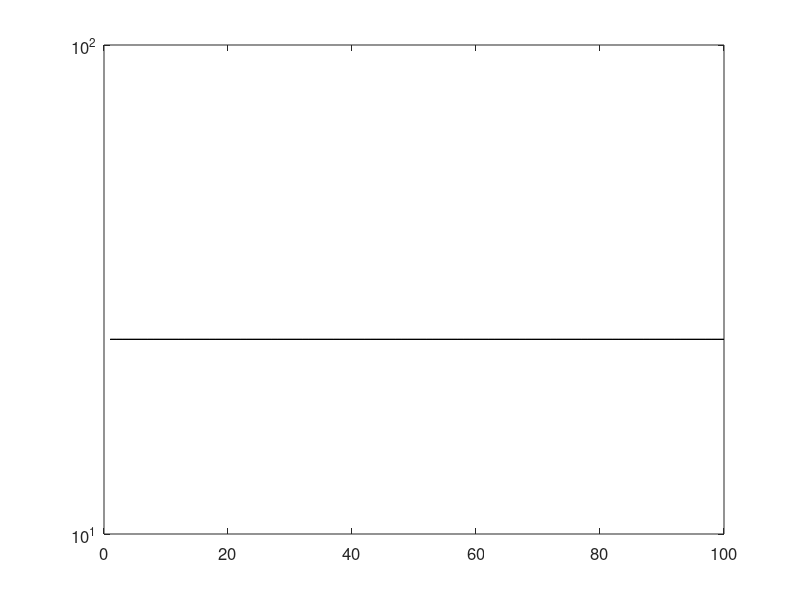

Reproduce this figure in MATLAB. (Note: this script raises an error after producing the figure.)
%%
clear
%%
path=('beta_init2/');
files = dir(path);
fileIndex = find(~[files.isdir]);
fileNames={}; dataFiles = {};
realSizeFileName={}; realSizeFiles={};
for i = 1:length(fileIndex)
    fileName = files(fileIndex(i)).name;
    if fileName(1) == '.'       
        continue; 
    elseif fileName(end-3:end) == '.mat'
        fileNames{end+1} = files(fileIndex(i)).name;
    end
end

for i=1:numel(fileNames)
    dataFiles{i} = importdata([path fileNames{i}]);
end

%%
%N20, M768, k32

colorList = [   [0.301,  0.745,  0.933]; 
                [0.000,  0.447,  0.741]; 
                [0.850,  0.325,  0.098]; 
                [0.929,  0.694,  0.125]; 
                [0.466,  0.674,  0.188]];

experiments = {{},{},{},{},{}};

for expIdx=1:numel(experiments)
    experiments{expIdx}.beta = [];
    experiments{expIdx}.error = [];
%     experiments{expIdx}.testError = [];
    experiments{expIdx}.SNR = [];
    experiments{expIdx}.convergence = [];
    experiments{expIdx}.norm = [];    
    
end
            
for file=dataFiles
    data1 = file{:};
    expIdx = 0;
    switch data1.exp
        case '100100100'
%             continue
            expIdx = 1;
        case '10010020'
            expIdx = 2;
        case '1002020'
            expIdx = 3;
        case '2010020'
            expIdx = 4;
        case '2076832'
            expIdx = 5;
    end
    
    experiments{expIdx}.description = data1.description;
    experiments{expIdx}.title = data1.titleDescription;
    experiments{expIdx}.beta = [experiments{expIdx}.beta; data1.beta];
    experiments{expIdx}.error = [experiments{expIdx}.error; data1.error];
%     experiments{expIdx}.testError = [experiments{expIdx}.testError; data1.error_test];
    experiments{expIdx}.SNR = [experiments{expIdx}.SNR; data1.SNR];
    experiments{expIdx}.color = colorList(expIdx,:);
%     experiments{expIdx}.convergence = [experiments{expIdx}.convergence; data1.convergence];
    experiments{expIdx}.norm = [experiments{expIdx}.norm; data1.w_true_norm];
    
    convergence = zeros(100,100);
    for k=1:size(data1.llh,1)
        for l=1:size(data1.llh,2)
            convergence(k,l) = size(data1.llh{k,l},2);
        end
    end
    experiments{expIdx}.convergence = [experiments{expIdx}.convergence; convergence];
end

experiments(1)=[];

iterations = 1000;
intraIterations = 100;
model.beta = 25;

%%

figure(1);
for exp = experiments
    exp = exp{:};
    plot(mean(exp.beta,1)), hold on;
    plot(ones(intraIterations,1)*model.beta, 'k');
end
set(gca,'fontsize',12);
set(gca, 'YScale', 'log');
hold off;

%%
ticks=1:size(experiments{1}.beta,2);
tickLabels = {'1e-4','1e-3','1e-2','1e-1','1e0','1e1','1e2','1e3','1e4'};
% tickLabels = strsplit(int2str(ticks*10));
figure(2);
for exp = experiments
    exp = exp{:};
    plot(mean(exp.error,1), 'Color', exp.color); hold on;
%     plot(mean(exp.testError,1), 'Color', exp.color);
    exp.title;
end
title('TNMSE of parameters as a function of chosen \beta, L = 1.');
set(gca,'fontsize',12);
set(gca,'XTickLabels',tickLabels);
set(gca, 'YScale', 'log');
xlabel('\beta');
ylabel('MSE');
legend('N100,M100,k20', 'N100,M20,k20','N20,M100,k20','N20,M768,k32');
% legend('N100,M100,k100,Train', 'N100,M100,k100,Test', 'N100,M100,k20,Train', 'N100,M100,k20,Test', 'N100,M20,k20,Train','N100,M20,k20,Test','N20,M100,k20,Train','N20,M100,k20,Test');
figure(2),hold off;

%%

figure(3);
for exp = experiments
    exp = exp{:};
    plot(mean(exp.SNR,1), 'Color', exp.color); hold on;
end
title('SNR');
set(gca,'fontsize',12);
set(gca, 'YScale', 'log');
legend('N100,M100,k20', 'N100,M20,k20','N20,M100,k20','N20,M768,k32');
hold off;

%%

figure(4);
for exp = experiments
    exp = exp{:};
    plot(mean(exp.convergence,1), 'Color', exp.color); hold on;
end
title('Iterations before converging');
set(gca,'fontsize',12);
set(gca, 'YScale', 'log');
legend('N100,M100,k20', 'N100,M20,k20','N20,M100,k20','N20,M768,k32');
hold off;

%% 

figure(1);
subplot(2,1,1);
plot(mean(data.beta,1)), hold on;
plot(ones(intraIterations,1)*model.beta, 'k');
hold off;
set(gca, 'YScale', 'log');
% set(gca,'XTick',ticks, 'XTickLabel',tickLabels);
set(gca,'fontsize',12);
xlabel('Number of basis functions');
title('\beta_{EA} as a function of number of basis functions. N = 100.');
ylabel('\beta_{EA}');
% xlim([1 38]);
legend('M-ARD', 'True');
% legend('Evidence approximation', 'True', 'Dense model, fixed \beta', 'Sparse model, fixed \beta', 'True', 'location', 'NorthEast');
% legend('lambda = 0.01', 'lambda = 0.1', 'lambda = 1', 'lambda = 10', 'lambda = 100', 'True', 'location', 'NorthWest');

figure(1);
subplot(2,1,2);
plot(mean(data.w_mard_norm,1)); hold on;
plot(mean(data.w_true_norm,1), 'k'); hold off;
% plot norm of w

set(gca, 'YScale', 'log');
% set(gca,'XTick',ticks, 'XTickLabel',tickLabels);
set(gca,'fontsize',12);
xlabel('Number of basis functions');
ylabel('\mid\midw_{EA}\mid\mid');
% xlim([1 38]);
title('\mid\midw_{EA}\mid\mid as a function of number of basis functions. N = 100.');
% legend('lambda = 0.01', 'lambda = 0.1', 'lambda = 1', 'lambda = 10', 'lambda = 100', 'True', 'location', 'NorthWest');
%

figure(2);
% subplot(3,1,3);
plot((mean(data.error,1))); hold on;
plot(mean(data.error_test,1)); 
% plot((mean(data.error,2)./normalizer)); hold on;
% plot(mean(data.error_test,2)./normalizer); 

% plot(mean(data.error_ridge1,1)); 
hold off;
legend('Train', 'Test', 'Ridge');
% legend('Dense model', 'Sparse model', 'Dense model, fixed \beta', 'Sparse model, fixed \beta', 'location', 'NorthWest');
set(gca, 'YScale', 'log');
% set(gca,'XTick',ticks, 'XTickLabel',tickLabels);
set(gca,'fontsize',12);
